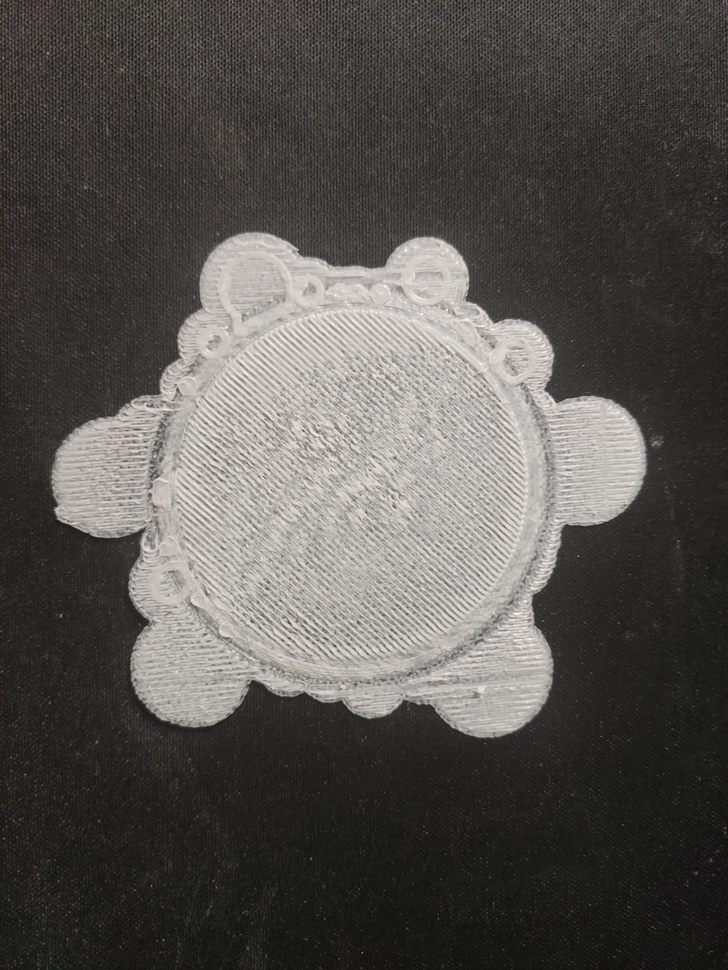
#> input picture src/app/data/input/low_extrusor_3d_printing.png, 728 x 970 px, shrunk from 1537 x 2048 before the run
$ jupyter execute detect_low_contrast_images.ipynb   (shell and % lines are left out)
#> lines starting #> are read from the running program, lines starting #| are printed output that depends on the picture; after the words box and inside, x2 and y2 are one past the last pixel; in counts of white or black regions, pixels touching at a corner belong together
# Import libraries

[cell 1]
import imutils
import cv2 as cv
import matplotlib.pyplot as plt
from skimage.exposure import is_low_contrast

# Functions

[cell 2]
def display_image(img):
    fig = plt.figure(figsize=(6,6))
    ax = fig.add_subplot(111)
    ax.imshow(img, cmap="gray")

[cell 3]
def display_multiple_images(images, row, col, figsize=(6, 6)):
    images = [[data[0], ""] if len(data) == 1 else data for data in images]
    _, axs = plt.subplots(row, col, figsize=figsize)
    axs = axs.flatten()
    for (image, title), ax in zip(images, axs):
        ax.imshow(image, cmap="gray")
        ax.set_title(title)
    plt.tight_layout()
    plt.show()

# Extract and transform image

[cell 4]
image = cv.imread("../data/input/low_extrusor_3d_printing.png")
#> image is the input picture: shape (970, 728, 3); mean B, G, R 79.7, 82.5, 85.4
image = cv.cvtColor(image, cv.COLOR_BGR2RGB)
gray_image = cv.cvtColor(image, cv.COLOR_RGB2GRAY)
# Slightly blur the image and perform edge detection
blur_image = cv.GaussianBlur(gray_image, (5, 5), 0)
edged = cv.Canny(blur_image, 30, 150)
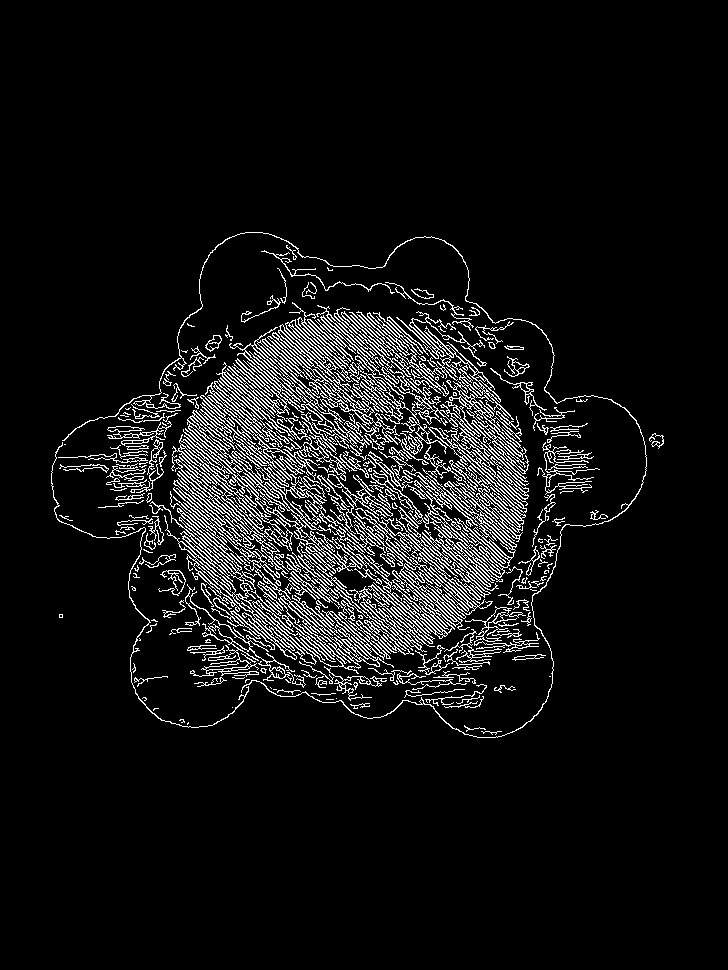
#> edged: shape (970, 728); 7.3% white in thin lines or dots, all inside (x1, y1, x2, y2) = (51, 232, 664, 738)
# Initialize the text and color to indicate that the input image is not low contrast
text = "Low contrast: No"
color = (0, 255, 0)

# Check image contrast

[cell 5]
# Checks if the image is low contrast
if is_low_contrast(gray_image, fraction_threshold=0.35):
    text = "Low contrast: Yes"
    color = (0, 0, 255)
# Otherwise, the image is not low contrast, so we can continue processing it
else:
    # Find contours in the edge map and find the largest one
    contours = cv.findContours(edged.copy(), cv.RETR_EXTERNAL, cv.CHAIN_APPROX_SIMPLE)
#> contours = 231 contours, 149 with area under 20; largest, box (x1, y1, x2, y2) and area: (171, 381, 499, 639) 13388, (227, 302, 529, 542) 11062, (149, 478, 414, 674) 5546, (368, 451, 517, 583) 4319, (419, 326, 529, 474) 1992
    contours = imutils.grab_contours(contours)
    c = max(contours, key=cv.contourArea)
#> c = contour of 4253 points, box (x1, y1, x2, y2) (171, 381, 499, 639), area 13388

    # Draw the largest contour on the image
    cv.drawContours(image, [c], -1, (0, 255, 0), 2)

# Draw the text on the output image
cv.putText(image, text, (0, 70), cv.FONT_HERSHEY_SIMPLEX, 3, color, 2)
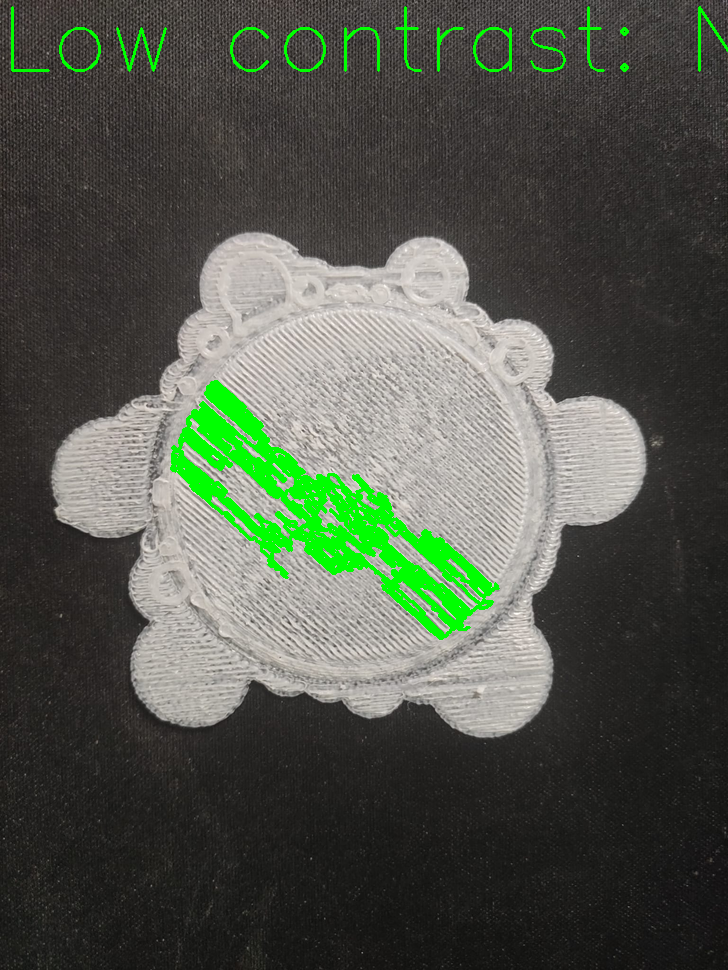
#> image: shape (970, 728, 3); mean R, G, B 79.4, 85.9, 74

[cell 6]
display_multiple_images([
    [image, "Image"],
    [edged, "Edged"]],
    1, 2)
#> in display_multiple_images, `plt.show()`:
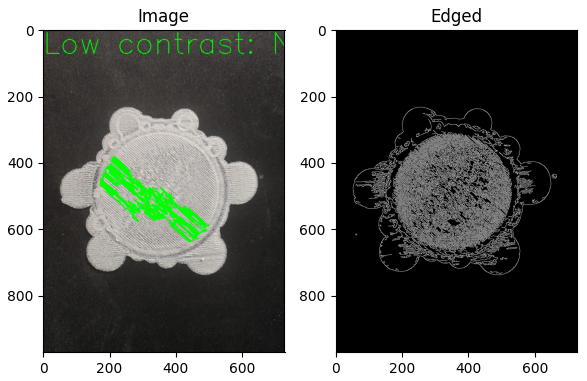
#> figure drawn by matplotlib, 2 panels
